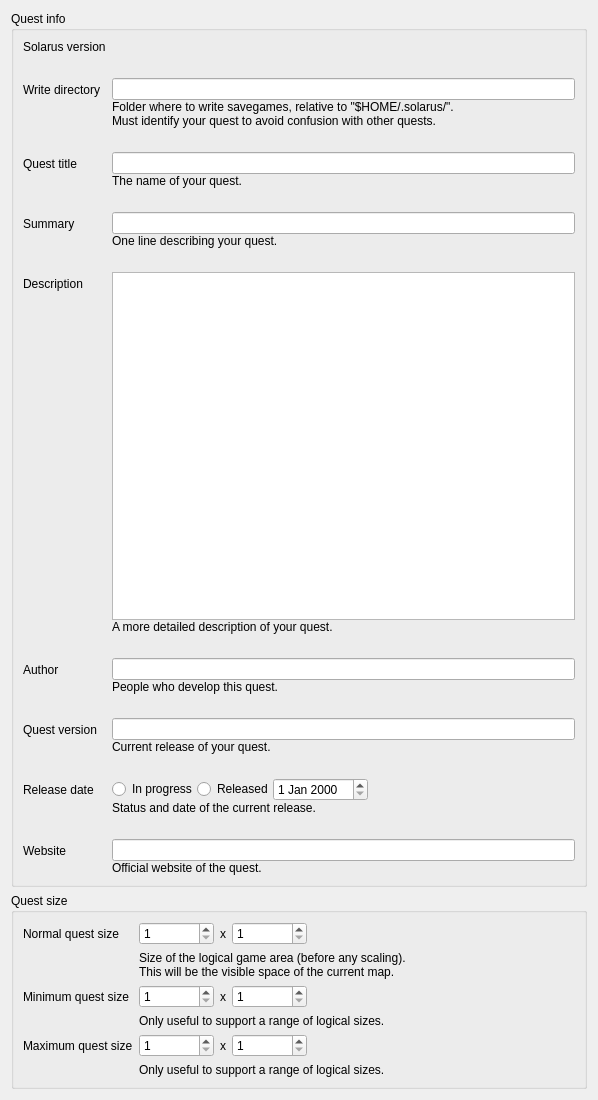
<?xml version="1.0" encoding="UTF-8"?>
<ui version="4.0">
 <class>QuestPropertiesEditor</class>
 <widget class="QWidget" name="QuestPropertiesEditor">
  <property name="geometry">
   <rect>
    <x>0</x>
    <y>0</y>
    <width>598</width>
    <height>1100</height>
   </rect>
  </property>
  <layout class="QVBoxLayout" name="verticalLayout_3">
   <item>
    <widget class="QGroupBox" name="quest_info_group_box">
     <property name="title">
      <string>Quest info</string>
     </property>
     <layout class="QVBoxLayout" name="verticalLayout_4">
      <item>
       <layout class="QFormLayout" name="formLayout">
        <property name="verticalSpacing">
         <number>24</number>
        </property>
        <item row="0" column="0">
         <widget class="QLabel" name="solarus_version_label">
          <property name="font">
           <font>
            <weight>50</weight>
            <bold>false</bold>
           </font>
          </property>
          <property name="text">
           <string>Solarus version</string>
          </property>
         </widget>
        </item>
        <item row="0" column="1">
         <widget class="QLabel" name="solarus_version_value">
          <property name="toolTip">
           <string>Version of the engine your data files are compatible with</string>
          </property>
          <property name="text">
           <string/>
          </property>
         </widget>
        </item>
        <item row="1" column="0">
         <widget class="QLabel" name="write_dir_label">
          <property name="font">
           <font>
            <weight>50</weight>
            <bold>false</bold>
           </font>
          </property>
          <property name="text">
           <string>Write directory</string>
          </property>
         </widget>
        </item>
        <item row="1" column="1">
         <layout class="QVBoxLayout" name="write_dir_layout">
          <item>
           <widget class="QLineEdit" name="write_dir_field"/>
          </item>
          <item>
           <widget class="QLabel" name="label">
            <property name="text">
             <string>Folder where to write savegames, relative to &quot;$HOME/.solarus/&quot;.
Must identify your quest to avoid confusion with other quests.</string>
            </property>
            <property name="wordWrap">
             <bool>false</bool>
            </property>
           </widget>
          </item>
         </layout>
        </item>
        <item row="2" column="0">
         <widget class="QLabel" name="title_label">
          <property name="font">
           <font>
            <weight>50</weight>
            <bold>false</bold>
           </font>
          </property>
          <property name="text">
           <string>Quest title</string>
          </property>
         </widget>
        </item>
        <item row="2" column="1">
         <layout class="QVBoxLayout" name="title_layout">
          <item>
           <widget class="QLineEdit" name="title_field"/>
          </item>
          <item>
           <widget class="QLabel" name="label_2">
            <property name="text">
             <string>The name of your quest.</string>
            </property>
           </widget>
          </item>
         </layout>
        </item>
        <item row="3" column="0">
         <widget class="QLabel" name="short_description_label">
          <property name="font">
           <font>
            <weight>50</weight>
            <bold>false</bold>
           </font>
          </property>
          <property name="text">
           <string>Summary</string>
          </property>
         </widget>
        </item>
        <item row="3" column="1">
         <layout class="QVBoxLayout" name="short_description_layout">
          <item>
           <widget class="QLineEdit" name="short_description_field"/>
          </item>
          <item>
           <widget class="QLabel" name="label_10">
            <property name="text">
             <string>One line describing your quest.</string>
            </property>
           </widget>
          </item>
         </layout>
        </item>
        <item row="4" column="0">
         <widget class="QLabel" name="long_description_label">
          <property name="font">
           <font>
            <weight>50</weight>
            <bold>false</bold>
           </font>
          </property>
          <property name="text">
           <string>Description</string>
          </property>
         </widget>
        </item>
        <item row="4" column="1">
         <layout class="QVBoxLayout" name="long_description_layout">
          <item>
           <widget class="QPlainTextEdit" name="long_description_field"/>
          </item>
          <item>
           <widget class="QLabel" name="label_12">
            <property name="text">
             <string>A more detailed description of your quest.</string>
            </property>
           </widget>
          </item>
         </layout>
        </item>
        <item row="5" column="0">
         <widget class="QLabel" name="author_label">
          <property name="font">
           <font>
            <weight>50</weight>
            <bold>false</bold>
           </font>
          </property>
          <property name="text">
           <string>Author</string>
          </property>
         </widget>
        </item>
        <item row="5" column="1">
         <layout class="QVBoxLayout" name="author_layout">
          <item>
           <widget class="QLineEdit" name="author_field"/>
          </item>
          <item>
           <widget class="QLabel" name="label_14">
            <property name="text">
             <string>People who develop this quest.</string>
            </property>
           </widget>
          </item>
         </layout>
        </item>
        <item row="6" column="0">
         <widget class="QLabel" name="quest_version_label">
          <property name="font">
           <font>
            <weight>50</weight>
            <bold>false</bold>
           </font>
          </property>
          <property name="text">
           <string>Quest version</string>
          </property>
         </widget>
        </item>
        <item row="6" column="1">
         <layout class="QVBoxLayout" name="quest_version_layout">
          <item>
           <widget class="QLineEdit" name="quest_version_field"/>
          </item>
          <item>
           <widget class="QLabel" name="label_18">
            <property name="text">
             <string>Current release of your quest.</string>
            </property>
           </widget>
          </item>
         </layout>
        </item>
        <item row="7" column="0">
         <widget class="QLabel" name="release_date_label">
          <property name="font">
           <font>
            <weight>50</weight>
            <bold>false</bold>
           </font>
          </property>
          <property name="text">
           <string>Release date</string>
          </property>
         </widget>
        </item>
        <item row="7" column="1">
         <layout class="QVBoxLayout" name="verticalLayout">
          <item>
           <layout class="QHBoxLayout" name="horizontalLayout">
            <item>
             <widget class="QRadioButton" name="release_status_progress_radio">
              <property name="text">
               <string>In progress</string>
              </property>
             </widget>
            </item>
            <item>
             <widget class="QRadioButton" name="release_status_released_radio">
              <property name="text">
               <string>Released</string>
              </property>
             </widget>
            </item>
            <item>
             <widget class="QDateEdit" name="release_date_field"/>
            </item>
            <item>
             <spacer name="horizontalSpacer_4">
              <property name="orientation">
               <enum>Qt::Horizontal</enum>
              </property>
              <property name="sizeHint" stdset="0">
               <size>
                <width>40</width>
                <height>20</height>
               </size>
              </property>
             </spacer>
            </item>
           </layout>
          </item>
          <item>
           <widget class="QLabel" name="label_20">
            <property name="text">
             <string>Status and date of the current release.</string>
            </property>
           </widget>
          </item>
         </layout>
        </item>
        <item row="8" column="0">
         <widget class="QLabel" name="website_label">
          <property name="font">
           <font>
            <weight>50</weight>
            <bold>false</bold>
           </font>
          </property>
          <property name="text">
           <string>Website</string>
          </property>
         </widget>
        </item>
        <item row="8" column="1">
         <layout class="QVBoxLayout" name="website_layout">
          <item>
           <widget class="QLineEdit" name="website_field"/>
          </item>
          <item>
           <widget class="QLabel" name="label_16">
            <property name="text">
             <string>Official website of the quest.</string>
            </property>
           </widget>
          </item>
         </layout>
        </item>
       </layout>
      </item>
     </layout>
    </widget>
   </item>
   <item>
    <widget class="QGroupBox" name="quest_size_group_box">
     <property name="title">
      <string>Quest size</string>
     </property>
     <layout class="QVBoxLayout" name="verticalLayout_2">
      <item>
       <layout class="QFormLayout" name="quest_info_form">
        <item row="0" column="0">
         <widget class="QLabel" name="normal_size_label">
          <property name="font">
           <font>
            <weight>50</weight>
            <bold>false</bold>
           </font>
          </property>
          <property name="text">
           <string>Normal quest size</string>
          </property>
         </widget>
        </item>
        <item row="0" column="1">
         <layout class="QVBoxLayout" name="normal_quest_size_layout">
          <item>
           <layout class="QHBoxLayout" name="horizontalLayout_2">
            <item>
             <widget class="QSpinBox" name="normal_size_width_field">
              <property name="minimumSize">
               <size>
                <width>75</width>
                <height>0</height>
               </size>
              </property>
              <property name="minimum">
               <number>1</number>
              </property>
              <property name="maximum">
               <number>99999</number>
              </property>
              <property name="singleStep">
               <number>10</number>
              </property>
             </widget>
            </item>
            <item>
             <widget class="QLabel" name="label_5">
              <property name="text">
               <string>x</string>
              </property>
             </widget>
            </item>
            <item>
             <widget class="QSpinBox" name="normal_size_height_field">
              <property name="minimumSize">
               <size>
                <width>75</width>
                <height>0</height>
               </size>
              </property>
              <property name="minimum">
               <number>1</number>
              </property>
              <property name="maximum">
               <number>99999</number>
              </property>
              <property name="singleStep">
               <number>10</number>
              </property>
             </widget>
            </item>
            <item>
             <spacer name="horizontalSpacer">
              <property name="orientation">
               <enum>Qt::Horizontal</enum>
              </property>
              <property name="sizeHint" stdset="0">
               <size>
                <width>40</width>
                <height>20</height>
               </size>
              </property>
             </spacer>
            </item>
           </layout>
          </item>
          <item>
           <widget class="QLabel" name="label_3">
            <property name="text">
             <string>Size of the logical game area (before any scaling).
This will be the visible space of the current map.</string>
            </property>
            <property name="wordWrap">
             <bool>false</bool>
            </property>
           </widget>
          </item>
         </layout>
        </item>
        <item row="1" column="0">
         <widget class="QLabel" name="min_size_label">
          <property name="font">
           <font>
            <weight>50</weight>
            <bold>false</bold>
           </font>
          </property>
          <property name="text">
           <string>Minimum quest size</string>
          </property>
         </widget>
        </item>
        <item row="1" column="1">
         <layout class="QVBoxLayout" name="min_quest_size_layout">
          <item>
           <layout class="QHBoxLayout" name="horizontalLayout_3">
            <item>
             <widget class="QSpinBox" name="min_size_width_field">
              <property name="minimumSize">
               <size>
                <width>75</width>
                <height>0</height>
               </size>
              </property>
              <property name="minimum">
               <number>1</number>
              </property>
              <property name="maximum">
               <number>99999</number>
              </property>
              <property name="singleStep">
               <number>10</number>
              </property>
             </widget>
            </item>
            <item>
             <widget class="QLabel" name="label_7">
              <property name="text">
               <string>x</string>
              </property>
             </widget>
            </item>
            <item>
             <widget class="QSpinBox" name="min_size_height_field">
              <property name="minimumSize">
               <size>
                <width>75</width>
                <height>0</height>
               </size>
              </property>
              <property name="minimum">
               <number>1</number>
              </property>
              <property name="maximum">
               <number>99999</number>
              </property>
              <property name="singleStep">
               <number>10</number>
              </property>
             </widget>
            </item>
            <item>
             <spacer name="horizontalSpacer_2">
              <property name="orientation">
               <enum>Qt::Horizontal</enum>
              </property>
              <property name="sizeHint" stdset="0">
               <size>
                <width>40</width>
                <height>20</height>
               </size>
              </property>
             </spacer>
            </item>
           </layout>
          </item>
          <item>
           <widget class="QLabel" name="label_4">
            <property name="text">
             <string>Only useful to support a range of logical sizes.</string>
            </property>
           </widget>
          </item>
         </layout>
        </item>
        <item row="2" column="0">
         <widget class="QLabel" name="max_size_label">
          <property name="font">
           <font>
            <weight>50</weight>
            <bold>false</bold>
           </font>
          </property>
          <property name="text">
           <string>Maximum quest size</string>
          </property>
         </widget>
        </item>
        <item row="2" column="1">
         <layout class="QVBoxLayout" name="max_quest_size_layout">
          <item>
           <layout class="QHBoxLayout" name="horizontalLayout_4">
            <item>
             <widget class="QSpinBox" name="max_size_width_field">
              <property name="minimumSize">
               <size>
                <width>75</width>
                <height>0</height>
               </size>
              </property>
              <property name="minimum">
               <number>1</number>
              </property>
              <property name="maximum">
               <number>99999</number>
              </property>
              <property name="singleStep">
               <number>10</number>
              </property>
             </widget>
            </item>
            <item>
             <widget class="QLabel" name="label_8">
              <property name="text">
               <string>x</string>
              </property>
             </widget>
            </item>
            <item>
             <widget class="QSpinBox" name="max_size_height_field">
              <property name="minimumSize">
               <size>
                <width>75</width>
                <height>0</height>
               </size>
              </property>
              <property name="minimum">
               <number>1</number>
              </property>
              <property name="maximum">
               <number>99999</number>
              </property>
              <property name="singleStep">
               <number>10</number>
              </property>
             </widget>
            </item>
            <item>
             <spacer name="horizontalSpacer_3">
              <property name="orientation">
               <enum>Qt::Horizontal</enum>
              </property>
              <property name="sizeHint" stdset="0">
               <size>
                <width>40</width>
                <height>20</height>
               </size>
              </property>
             </spacer>
            </item>
           </layout>
          </item>
          <item>
           <widget class="QLabel" name="label_6">
            <property name="text">
             <string>Only useful to support a range of logical sizes.</string>
            </property>
           </widget>
          </item>
         </layout>
        </item>
       </layout>
      </item>
     </layout>
    </widget>
   </item>
  </layout>
  <zorder>quest_size_group_box</zorder>
  <zorder>quest_info_group_box</zorder>
 </widget>
 <resources/>
 <connections/>
</ui>
